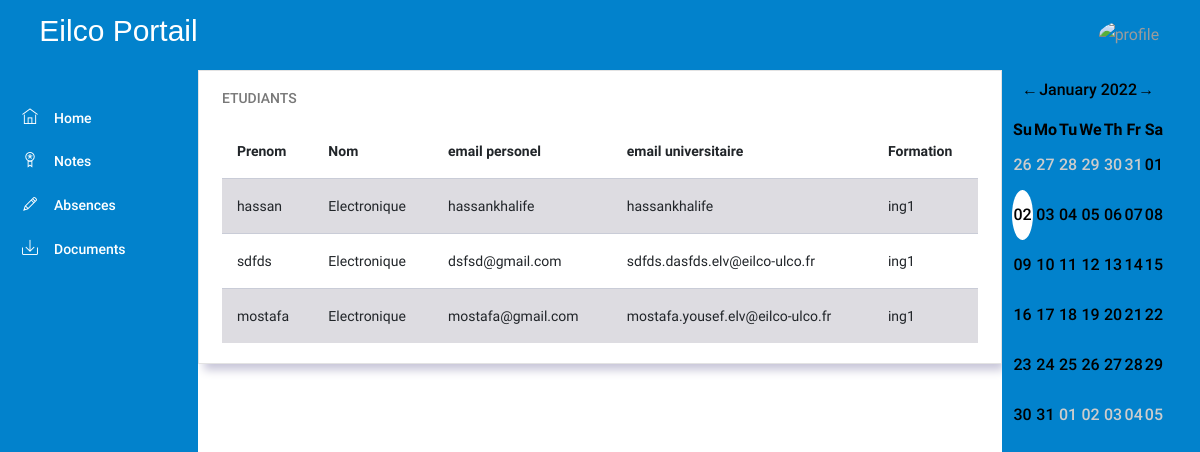
The page /PL/pages/prof/cours.php?id=1 on the database its author committed.
### tables this page shows
CREATE TABLE `cours` (
  `idcours` int NOT NULL AUTO_INCREMENT,
  `nom` varchar(45) NOT NULL,
  `abreviation` varchar(45) NOT NULL,
  `prof_id` int NOT NULL,
  `credits` int NOT NULL,
  `formation_id` int NOT NULL,
  PRIMARY KEY (`idcours`),
  KEY `prof_idx` (`prof_id`),
  KEY `classe_cour_idx` (`formation_id`),
  CONSTRAINT `formation_cour` FOREIGN KEY (`formation_id`) REFERENCES `formation` (`idformation`) ON DELETE CASCADE ON UPDATE CASCADE,
  CONSTRAINT `prof_cour` FOREIGN KEY (`prof_id`) REFERENCES `users` (`iduser`) ON DELETE CASCADE ON UPDATE CASCADE
);

CREATE TABLE `users` (
  `iduser` int NOT NULL AUTO_INCREMENT,
  `prenom` varchar(45) NOT NULL,
  `nom` varchar(45) NOT NULL,
  `role` int NOT NULL,
  `date_de_naissance` date NOT NULL,
  `username` varchar(45) NOT NULL,
  `password` char(45) NOT NULL,
  `email_personel` varchar(45) NOT NULL,
  `email_universitaire` varchar(45) NOT NULL,
  `sexe` varchar(45) NOT NULL,
  `formation_id` int DEFAULT NULL,
  `phone` varchar(45) NOT NULL,
  `Adresse` varchar(45) NOT NULL,
  `nationalite` varchar(45) NOT NULL,
  PRIMARY KEY (`iduser`),
  KEY `formation_idx` (`formation_id`),
  CONSTRAINT `formation` FOREIGN KEY (`formation_id`) REFERENCES `formation` (`idformation`) ON DELETE CASCADE ON UPDATE CASCADE
);

CREATE TABLE `formation` (
  `idformation` int NOT NULL AUTO_INCREMENT,
  `nomformation` varchar(45) NOT NULL,
  PRIMARY KEY (`idformation`),
  UNIQUE KEY `nomformation_UNIQUE` (`nomformation`)
);

### DAL/userRepository.php (called while the page is built, shortened)
<?php
require_once(__DIR__ . "/../DTO/user.php");
function getAllStudentsbycours($cours_id)
{
    $conn = openConnection();
    $query = "SELECT *   from users  ,cours where users.formation_id=cours.formation_id  and cours.idcours= ? and users.role=2";
    $stmt = $conn->prepare($query);
    $stmt->bind_param("i", $cours_id);
    $stmt->execute();
    $result =$stmt->get_result();
    $i = 0;
    while ($row = mysqli_fetch_array($result)) {
        $user = new user();
        $user->setId($row["iduser"]);
        $user->setPrenom($row["prenom"]);
        $user->setNom($row["nom"]);
        $user->setDate_de_naissance($row["date_de_naissance"]);
        $user->setEmail_personel($row["email_personel"]);
        $user->setSexe($row["sexe"]);
        $user->setPhone($row["phone"]);
        $user->setAdresse($row["Adresse"]);
        $user->setUsername($row["username"]);
        $user->setEmail_universitaire($row["email_universitaire"]);
        $user->setNationalite($row["nationalite"]);
        $user->setFormationId($row["formation_id"]);
        $users[$i] = $user;
        $i++;
    }
    return $users;
}

### BLL/usersManager.php (called while the page is built, shortened)
<?php
require(__DIR__ . "/../DAL/userRepository.php");
function  GetAllStudentsbycour($cours_id)
{
    return getAllStudentsbycours($cours_id);
}

### DTO/user.php (called while the page is built, shortened)
<?php
class user{
    private $prenom;
    private $nom;
    private $email_personel;
    private $email_universitaire;
    public function getNom() {
        return $this->nom;
    }
    public function setNom($nom) {
        $this->nom = $nom;
    }
    public function getPrenom() {
        return $this->prenom;
    }
    public function setPrenom($prenom) {
        $this->prenom = $prenom;
    }
    public function getEmail_personel() {
        return $this->email_personel;
    }
    public function setEmail_personel($email_personel) {
        $this->email_personel = $email_personel;
    }
    public function getEmail_universitaire() {
        return $this->email_universitaire;
    }
    public function setEmail_universitaire($email_universitaire) {
        $this->email_universitaire = $email_universitaire;
    }
}
?>

### DAL/formationRepository.php (called while the page is built, shortened)
<?php
function GetFormationbyId($formation_id) {
    $conn = openConnection();
    $formation = null;
    try {
        $sql = "SELECT nomformation FROM formation WHERE idformation=? ";
        $stmt = $conn->prepare($sql);
        $stmt->bind_param("i", $formation_id);
        $stmt->execute();
        $result = $stmt->get_result();
        if ($result->num_rows > 0) {
            if ($row = $result->fetch_assoc()) {
                $formation = $row["nomformation"];
            }
        }
    } catch (Exception $ex) {
    }
    return $formation;
}

### BLL/formationManager.php (called while the page is built, shortened)
<?php
require(__DIR__ . "/../DAL/formationRepository.php");
function GetFormationname($formation_id)
{
    return GetFormationbyId($formation_id);
}

### PL/pages/prof/cours.php (the view, shortened to what this page needs)
<?php
$cours_id = $_GET["id"];
?>
<!DOCTYPE html>
<html lang="en">
<head>
    <link rel="stylesheet" href="../../assets/vendors/ti-icons/css/themify-icons.css">
    <link rel="stylesheet" href="../../styles/admin_page.css">
    <link rel="stylesheet" href="../../styles/rome.css">
</head>
<body>
    <div class="container-scroller">
        <nav class="navbar col-lg-12 col-12 p-0 fixed-top d-flex flex-row">
            <div class="text-center navbar-brand-wrapper d-flex align-items-center justify-content-center">
                <h3 style="color: white; font-family: 'Gill Sans', 'Gill Sans MT', Calibri, 'Trebuchet MS', sans-serif;">
                    Eilco Portail</h3>
            </div>
            <div class="navbar-menu-wrapper d-flex align-items-center justify-content-end">
                <ul class="navbar-nav navbar-nav-right">
                    <li class="nav-item nav-profile dropdown">
                        <a class="nav-link dropdown-toggle" href="#" data-toggle="dropdown" id="profileDropdown">
                            <img src="images/faces/face28.jpg" alt="profile" />
                        </a>
                    </li>
                </ul>
            </div>
        </nav>
        <div class="container-fluid page-body-wrapper">
            <nav class="sidebar sidebar-offcanvas" id="sidebar">
                <ul class="nav">
                    <li class="nav-item">
                        <a class="nav-link" href="prof_page.php">
                            <i class="ti-home menu-icon"></i>
                            <span class="menu-title">Home</span>
                        </a>
                    </li>
                    <li class="nav-item">
                        <?php
                        echo "<a class='nav-link' href='notes.php?id=".$cours_id."'>"
                            ."<i class='ti-medall  menu-icon'></i>"
                            ."<span class='menu-title'>Notes</span>"
                       ."</a>"
                        ?>
                    </li>
                    <li class="nav-item">
                        <a class="nav-link" href="absence.php">
                            <i class="ti-pencil  menu-icon"></i>
                            <span class="menu-title">Absences</span>
                        </a>
                    </li>
                    <li class="nav-item">
                        <a class="nav-link" href="upload.php">
                            <i class="ti-import menu-icon"></i>
                            <span class="menu-title">Documents</span>
                        </a>
                    </li>
                </ul>
            </nav>
            <div class="main-panel">
                <div class="content-wrapper">
                    <div class="row">
<div class="col-lg-12 grid-margin stretch-card">
  <div class="card">
    <div class="card-body">
      <h4 class="card-title">Etudiants</h4>
      <div class="table-responsive">
        <table class="table table-striped">
          <?php
          require_once('../../../BLL/usersManager.php');
          require_once('../../../BLL/formationManager.php');
          include_once("../../../DTO/user.php");
           $profiles =  GetAllStudentsbycour($cours_id);
          if ($profiles == null) {
            echo "no results";
          } else {
            echo
            "<thead>" .
              "<tr>" .
              "<th>" .
              "Prenom" .
              "</th>" .
              "<th>" .
              "Nom" .
              "</th>" .
              "<th>" .
              "email personel" .
              "</th>" .
              "<th>" .
              "email universitaire" .
              "</th>" .
              "<th>" .
              "Formation" .
              "</th>" .
              "</tr>" .
              "</thead>";
            for ($i = 0; $i < count($profiles); $i++) {
              echo
              "<tr>"
                . "<td>" . $profiles[$i]->getPrenom() . "</td>"
                . "<td>" . $profiles[$i]->getNom() . "</td>"
                . "<td>" . $profiles[$i]->getEmail_personel() . "</td>"
                . "<td>" . $profiles[$i]->getEmail_universitaire() . "</td>"
                . "<td>" . GetFormationname($profiles[$i]->getFormationId()) . "</td>"
                . "</tr>";
            }
          }
          ?>
        </table>
      </div>
    </div>
  </div>
</div>
</div>
                </div>
            </div>
            <nav class="sidebar calendarbar" id="sidebar">
                <form action="#" class="row">
                    <div class="col-md-12">
                        <div id="inline_cal"></div>
                    </div>
                </form>
        </div>
    </div>
</body>
</html>

### rows shown on the page
cours: users.prenom "hassan", nom "Electronique", users.email_personel "hassankhalife", users.email_universitaire "hassankhalife", formation.nomformation "ing1", users.prenom "sdfds", users.email_personel "dsfsd@gmail.com", users.email_universitaire "sdfds.dasfds.elv@eilco-ulco.fr", users.prenom "mostafa", users.email_personel "mostafa@gmail.com", users.email_universitaire "mostafa.yousef.elv@eilco-ulco.fr"
